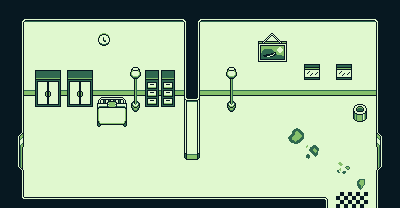

A 2D game scene composited from a Tiled map and its tileset images. What follows is a short description and the map's XML, with every tile layer's data as written:
An orthogonal 25x13 tile map with 16x16 px tiles, 1 tile layer (Tile Layer 1).

<map version="1.4" tiledversion="1.4.3" orientation="orthogonal" renderorder="right-down" width="25" height="13" tilewidth="16" tileheight="16" infinite="0" nextlayerid="2" nextobjectid="1">
 <tileset firstgid="1" name="room" tilewidth="16" tileheight="16" tilecount="420" columns="10">
  <image source="room.png" width="160" height="672" />
 </tileset>
 <layer id="1" name="Tile Layer 1" width="25" height="13">
  <data encoding="csv">
3,3,3,3,3,3,3,3,3,3,3,3,3,3,3,3,3,3,3,3,3,3,3,3,3,
3,41,42,42,42,42,42,42,42,42,42,2147483689,41,42,42,42,42,42,42,42,42,42,42,2147483689,3,
3,21,4,4,4,4,85,4,4,4,4,2147483669,21,4,4,4,137,138,4,4,4,4,4,2147483669,3,
3,21,4,4,4,4,4,4,4,4,4,2147483669,21,4,4,4,147,148,4,4,4,4,4,2147483669,3,
3,21,216,2147483864,216,2147483864,4,4,44,215,215,2147483669,21,4,44,4,4,4,4,182,4,182,4,2147483669,3,
3,2147483701,226,2147483874,226,2147483874,52,52,54,225,225,53,2147483701,52,54,52,52,52,52,52,52,52,52,53,3,
3,21,236,2147483884,236,2147483884,84,2147483732,64,235,235,2147483699,51,4,64,4,4,4,4,4,4,4,357,2147483669,3,
3,21,4,4,4,4,94,2147483742,4,4,4,2147483709,61,4,4,4,4,4,4,4,4,4,367,2147483669,3,
3,274,4,4,4,4,4,4,4,4,4,2147483709,61,4,4,4,4,4,373,4,4,4,4,2147483922,3,
3,284,4,4,4,4,4,4,4,4,4,2147483719,71,4,4,4,4,4,4,371,4,4,4,2147483932,3,
3,283,4,4,4,4,4,4,4,4,4,4,4,4,4,4,4,4,4,4,4,372,4,2147483931,3,
3,21,4,4,4,4,4,4,4,4,4,4,4,4,4,4,4,4,4,4,4,4,374,2147483669,3,
3,31,32,32,32,32,32,32,32,32,32,32,32,32,32,32,32,32,32,32,2147483711,2147483668,2147483668,2147483669,3
</data>
 </layer>
</map>
